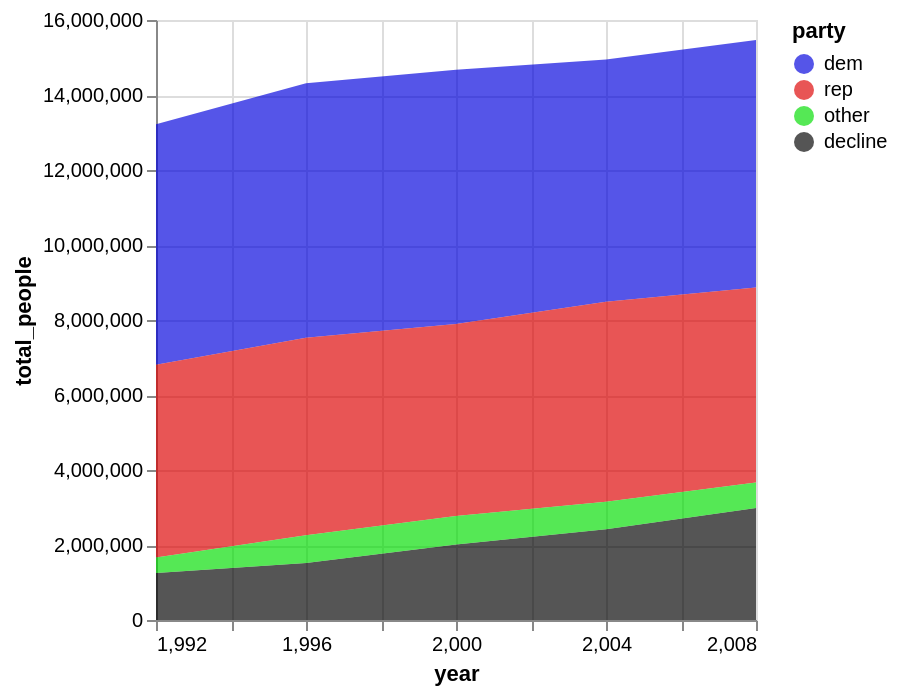

The Vega-Lite source for this figure:
### Vega-Lite specification from a JSON file in a GitHub repository (floating-point values rounded to 4 significant figures)
{"$schema": "https://vega.github.io/schema/vega-lite/v5.json", "data": {"values": [{"year": 1992, "eligible": 20612814, "registered": 13217022, "dem": 0.485, "rep": 0.389, "other": 0.031, "decline": 0.095}, {"year": 1996, "eligible": 19298379, "registered": 14314658, "dem": 0.474, "rep": 0.368, "other": 0.052, "decline": 0.106}, {"year": 2000, "eligible": 21190865, "registered": 14676174, "dem": 0.462, "rep": 0.349, "other": 0.052, "decline": 0.137}, {"year": 2004, "eligible": 21843202, "registered": 14945031, "dem": 0.432, "rep": 0.357, "other": 0.049, "decline": 0.162}, {"year": 2008, "eligible": 22987562, "registered": 15468551, "dem": 0.427, "rep": 0.336, "other": 0.044, "decline": 0.193}], "format": {"parse": {"year": "number"}}}, "transform": [{"fold": ["dem", "rep", "decline", "other"], "as": ["party", "percentage"]}, {"calculate": "datum.registered * datum.percentage", "as": "total_people"}], "mark": "area", "encoding": {"x": {"field": "year", "type": "quantitative"}, "y": {"field": "total_people", "type": "quantitative", "stack": true}, "color": {"field": "party", "type": "nominal", "scale": {"domain": ["dem", "rep", "other", "decline"], "range": ["#0000DDAA", "#DD0000AA", "#00DD00AA", "#000000AA"]}}}}
